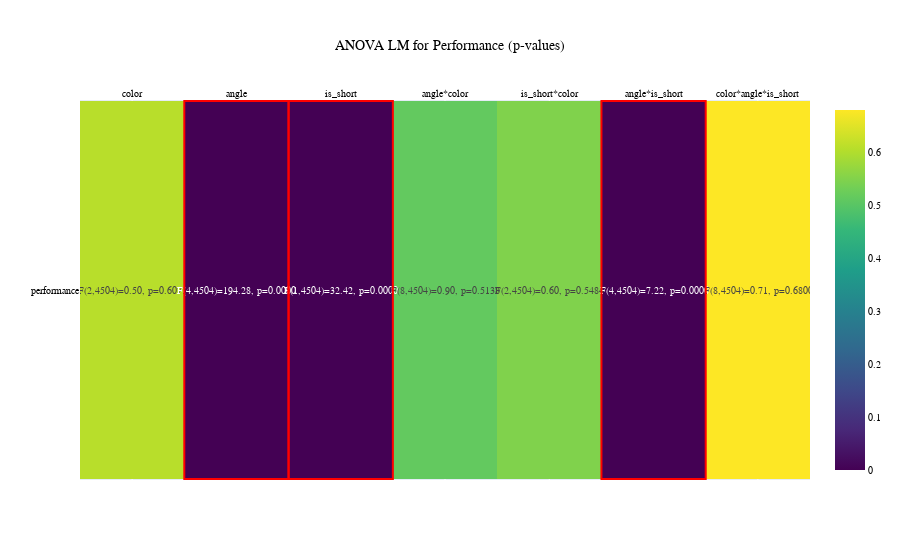

The notebook cell saved with this chart:
### Code cell
performance_df = new_merged_df.copy()

# Define dependent and independent variables
deps = ["performance"]
#indeps = ["color", "angle", "is_short", "color*angle", "color*is_short", "angle*is_short", "angle*color*is_short"]
indeps = ["color", "angle", "is_short", "angle*color", "is_short*color", "angle*is_short", "color*angle*is_short"]

# Initialize lists to store formatted values for the report
formatted_results = []

# Calculate F-values and p-values for each dependent variable
for dependent in deps:
    formula = f"{dependent} ~ C(color, Sum) * C(angle, Sum) * C(is_short, Sum)"
    res = ols(formula, data=performance_df).fit()
    anova_table = anova_lm(res)
    
    # Extract degrees of freedom for each factor
    df1 = anova_table['df'][:-1]    # Between-groups df
    df2 = anova_table['df'][-1]     # Error df (same for all)
    
    # Format each F-value with its corresponding df1 and df2
    formatted_dep = []
    for i, f_val in enumerate(anova_table['F'][:-1]):
        formatted_dep.append(f"F({int(df1[i])},{int(df2)})={f_val:.2f}, p={anova_table['PR(>F)'].values[i]:.4f}")
    formatted_results.append(formatted_dep)

# Convert formatted_results to a DataFrame for display
report_df = pd.DataFrame(formatted_results, index=deps, columns=indeps)

# Convert p-values to a DataFrame and determine significance based on a p-value threshold
p_values_df = pd.DataFrame([anova_table['PR(>F)'].values[:-1] for _ in deps], index=deps, columns=indeps)
significance_df = (p_values_df < 0.05).astype(int)

# Plot heatmap
fig = px.imshow(p_values_df, title="ANOVA LM for Performance (p-values)", x=indeps, y=deps, 
                color_continuous_scale='Viridis', aspect="auto")
fig.update_traces(text=report_df.values, texttemplate="%{text}", textfont_size=10)
fig.update_xaxes(side="top")

# Add red rectangles for significant effects
for i, dep in enumerate(deps):
    for j, indep in enumerate(indeps):
        if significance_df.iloc[i, j] == 1:
            fig.add_shape(type="rect",
                          x0=j - 0.5, x1=j + 0.5,
                          y0=i - 0.5, y1=i + 0.5,
                          line=dict(color="red", width=2))

# Update layout
fig.update_layout(
    title_x=0.5,
    font=my_font,
)

fig.show()
anova_bytes = fig.to_image(format="png", width=1000, height=300)

# Display report_df (formatted F-values and p-values)
# display(report_df)

### Figure 1 — Plotly figure (JSON) as saved in the notebook; plotly's stock layout.template omitted (floating-point values rounded to 4 significant figures)
{"data": [{"coloraxis": "coloraxis", "hovertemplate": "x: %{x}<br>y: %{y}<br>color: %{z}<extra></extra>", "name": "0", "text": [["F(2,4504)=0.50, p=0.6071", "F(4,4504)=194.28, p=0.0000", "F(1,4504)=32.42, p=0.0000", "F(8,4504)=0.90, p=0.5138", "F(2,4504)=0.60, p=0.5484", "F(4,4504)=7.22, p=0.0000", "F(8,4504)=0.71, p=0.6800"]], "textfont": {"size": 10}, "texttemplate": "%{text}", "type": "heatmap", "x": ["color", "angle", "is_short", "angle*color", "is_short*color", "angle*is_short", "color*angle*is_short"], "xaxis": "x", "y": ["performance"], "yaxis": "y", "z": [[0.6071, 6.995e-154, 1.322e-08, 0.5138, 0.5484, 8.593e-06, 0.68]]}], "layout": {"autosize": true, "coloraxis": {"colorscale": [[0, "#440154"], [0.1111, "#482878"], [0.2222, "#3e4989"], [0.3333, "#31688e"], [0.4444, "#26828e"], [0.5556, "#1f9e89"], [0.6667, "#35b779"], [0.7778, "#6ece58"], [0.8889, "#b5de2b"], [1, "#fde725"]]}, "font": {"color": "black", "family": "Vazir", "size": 10}, "shapes": [{"line": {"color": "red", "width": 2}, "type": "rect", "x0": 0.5, "x1": 1.5, "y0": -0.5, "y1": 0.5}, {"line": {"color": "red", "width": 2}, "type": "rect", "x0": 1.5, "x1": 2.5, "y0": -0.5, "y1": 0.5}, {"line": {"color": "red", "width": 2}, "type": "rect", "x0": 4.5, "x1": 5.5, "y0": -0.5, "y1": 0.5}], "title": {"text": "ANOVA LM for Performance (p-values)", "x": 0.5}, "xaxis": {"anchor": "y", "autorange": true, "domain": [0, 1], "range": [-0.5, 6.5], "side": "top", "type": "category"}, "yaxis": {"anchor": "x", "autorange": true, "domain": [0, 1], "range": [0.5056, -0.5056], "type": "category"}}}
